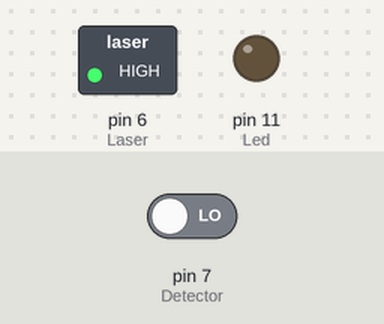
Bench run of a sketch on a simulated Arduino Uno, built with avr-gcc and run on an emulated ATmega328P. On the bench: switched loads named in the sketch (green lamp = pin HIGH), output pins drawn as LEDs (lit = HIGH). The inputs (shaded band) are chosen by the test bench; at power-on: pin 7 (Detector) LOW. What the sketch prints to the serial monitor is not drawn.

Above: at 1.2 s.
1.3 s: pin 7 (Detector) driven HIGH
At 2.4 s:
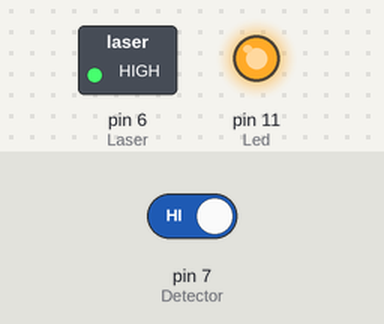
2.8 s: pin 7 (Detector) driven LOW
At 3.6 s:
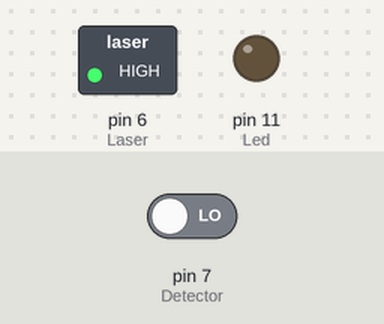
Timing chart, 0 to 5.8 s (numbered marks = the images above; inputs shaded):
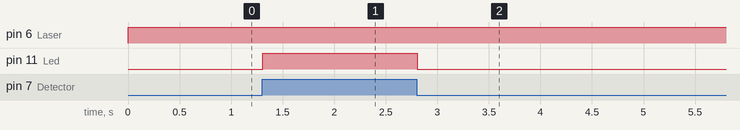

The sketch:

tuto-laser-detector.ino
```cpp
int Laser = 6;
int Detector = 7;

void setup() {
  // put your setup code here, to run once:
  Serial.begin(9600);
  pinMode(Laser, OUTPUT);
  pinMode(Detector, INPUT);
  pinMode(11, OUTPUT); //Led
}

void loop() {
  // put your main code here, to run repeatedly:
  digitalWrite(Laser, HIGH);
  boolean val = digitalRead(Detector);
  Serial.println(val);

  if(val == 1) {
    digitalWrite(11, HIGH);
  } else {
    digitalWrite(11, LOW);
  }
}
```

Measured:
- after the input at 1.3 s, pin 11 (Led): LOW → HIGH at once
- after the input at 2.8 s, pin 11 (Led): HIGH → LOW at once
